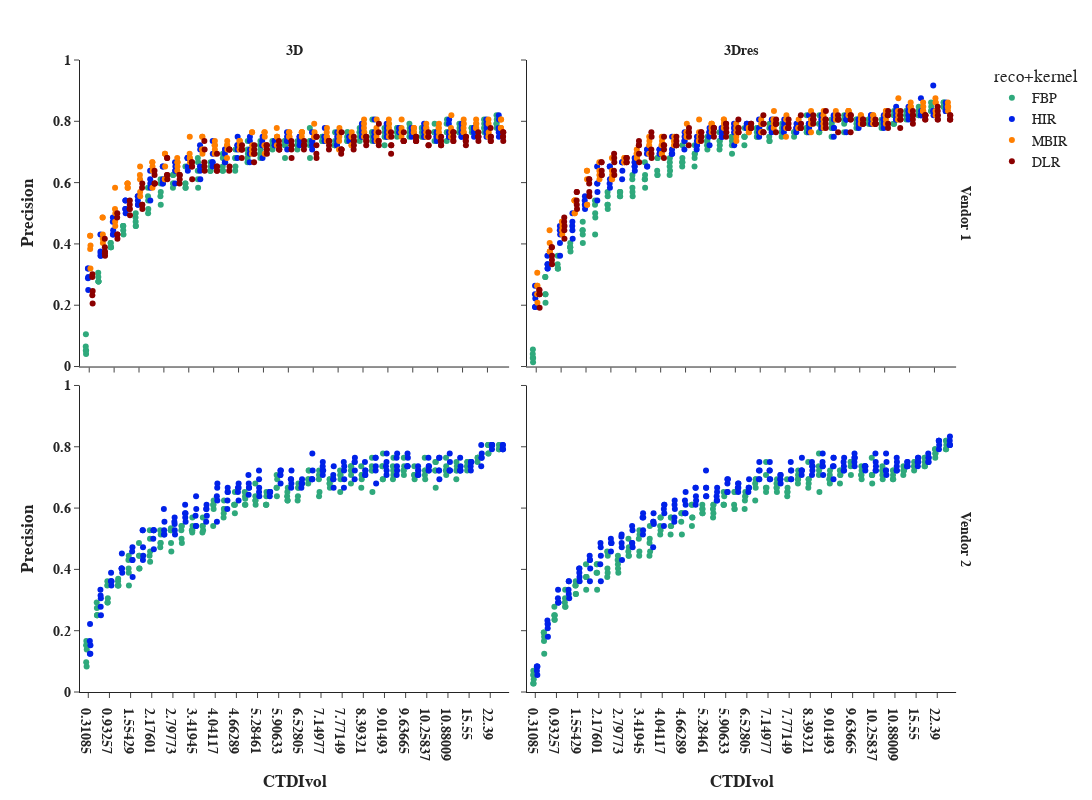

Notebook code for this chart:
### Code cell
lesion_seg_summary_rep_plot = lesion_seg_summary_rep[(lesion_seg_summary_rep["network"].isin(["<b>3D", "<b>3Dres"]))]
lesion_seg_summary_rep_plot = lesion_seg_summary_rep_plot[lesion_seg_summary_rep_plot["ct"].isin(["<b>Vendor 1", "<b>Vendor 2"])]

fig = px.strip(lesion_seg_summary_rep_plot,
             x="CTDIvol", y="precision",
             color="reco+kernel", facet_row="ct", facet_col="network",
             range_y=[0,1], template="simple_white", 
             hover_data=["recall", "F1-score"],
             color_discrete_sequence=["#2FA97C", "#0021E8", "#FF7F00", "darkred"],
             category_orders={"reco+kernel": ["FBP", "HIR", "MBIR", "DLR"],
                              "network": ["<b>3D", "<b>3Dres"],
                              "ct": ["<b>Vendor 1", "<b>Vendor 2"]})    

fig.update_xaxes(title_text="<b>CTDIvol", row=1)
fig.update_yaxes(title_text="<b>Precision", col=1)
fig.update_xaxes(tickprefix="<b>",ticksuffix ="</b>", matches=None)
fig.update_yaxes(tickprefix="<b>",ticksuffix ="</b>")

fig.update_layout(
    font_family="Arial",
    font_size=14,
    title_font_family="Arial",
    title_font_color="black",
    height=800,
    width=1100
    
)
fig.for_each_annotation(lambda a: a.update(text=a.text.split("=")[1]))

#fig.add_shape(type='rect', x0=4, x1=16, y0=0, y1=0.75, line=dict(color="darkgreen", width=2),fillcolor="lightgreen", row=1, col=1)
#fig.add_shape(type='rect', x0=4, x1=16, y0=0, y1=0.75, line=dict(color="darkgreen", width=2),fillcolor="lightgreen", row=1, col=2)

fig.show()
fig.write_image(os.path.join(output_dir, f"lesion_seg_precision_points_dicethreshold_{dice_detection_threshold}.png"))

### Figure 1 — Plotly figure (JSON) as saved in the notebook; plotly's stock layout.template omitted (floating-point values rounded to 4 significant figures; data arrays with more than 128 entries replaced by an {"elided": "..."} marker saying what was removed)
{"data": [{"alignmentgroup": "True", "boxpoints": "all", "customdata": {"elided": "170x2 float values"}, "fillcolor": "rgba(255,255,255,0)", "hoveron": "points", "hovertemplate": "reco+kernel=FBP<br>ct=<b>Vendor 1<br>network=<b>3D<br>CTDIvol=%{x}<br>precision=%{y}<br>recall=%{customdata[0]}<br>F1-score=%{customdata[1]}<extra></extra>", "legendgroup": "FBP", "line": {"color": "rgba(255,255,255,0)"}, "marker": {"color": "#2FA97C"}, "name": "FBP", "offsetgroup": "FBP", "orientation": "v", "pointpos": 0, "showlegend": true, "type": "box", "x": {"elided": "170 str values"}, "x0": " ", "xaxis": "x3", "y": {"elided": "170 float values"}, "y0": " ", "yaxis": "y3"}, {"alignmentgroup": "True", "boxpoints": "all", "customdata": {"elided": "200x2 float values"}, "fillcolor": "rgba(255,255,255,0)", "hoveron": "points", "hovertemplate": "reco+kernel=FBP<br>ct=<b>Vendor 2<br>network=<b>3D<br>CTDIvol=%{x}<br>precision=%{y}<br>recall=%{customdata[0]}<br>F1-score=%{customdata[1]}<extra></extra>", "legendgroup": "FBP", "line": {"color": "rgba(255,255,255,0)"}, "marker": {"color": "#2FA97C"}, "name": "FBP", "offsetgroup": "FBP", "orientation": "v", "pointpos": 0, "showlegend": false, "type": "box", "x": {"elided": "200 str values"}, "x0": " ", "xaxis": "x", "y": {"elided": "200 float values"}, "y0": " ", "yaxis": "y"}, {"alignmentgroup": "True", "boxpoints": "all", "customdata": {"elided": "170x2 float values"}, "fillcolor": "rgba(255,255,255,0)", "hoveron": "points", "hovertemplate": "reco+kernel=FBP<br>ct=<b>Vendor 1<br>network=<b>3Dres<br>CTDIvol=%{x}<br>precision=%{y}<br>recall=%{customdata[0]}<br>F1-score=%{customdata[1]}<extra></extra>", "legendgroup": "FBP", "line": {"color": "rgba(255,255,255,0)"}, "marker": {"color": "#2FA97C"}, "name": "FBP", "offsetgroup": "FBP", "orientation": "v", "pointpos": 0, "showlegend": false, "type": "box", "x": {"elided": "170 str values"}, "x0": " ", "xaxis": "x4", "y": {"elided": "170 float values"}, "y0": " ", "yaxis": "y4"}, {"alignmentgroup": "True", "boxpoints": "all", "customdata": {"elided": "200x2 float values"}, "fillcolor": "rgba(255,255,255,0)", "hoveron": "points", "hovertemplate": "reco+kernel=FBP<br>ct=<b>Vendor 2<br>network=<b>3Dres<br>CTDIvol=%{x}<br>precision=%{y}<br>recall=%{customdata[0]}<br>F1-score=%{customdata[1]}<extra></extra>", "legendgroup": "FBP", "line": {"color": "rgba(255,255,255,0)"}, "marker": {"color": "#2FA97C"}, "name": "FBP", "offsetgroup": "FBP", "orientation": "v", "pointpos": 0, "showlegend": false, "type": "box", "x": {"elided": "200 str values"}, "x0": " ", "xaxis": "x2", "y": {"elided": "200 float values"}, "y0": " ", "yaxis": "y2"}, {"alignmentgroup": "True", "boxpoints": "all", "customdata": {"elided": "170x2 float values"}, "fillcolor": "rgba(255,255,255,0)", "hoveron": "points", "hovertemplate": "reco+kernel=HIR<br>ct=<b>Vendor 1<br>network=<b>3D<br>CTDIvol=%{x}<br>precision=%{y}<br>recall=%{customdata[0]}<br>F1-score=%{customdata[1]}<extra></extra>", "legendgroup": "HIR", "line": {"color": "rgba(255,255,255,0)"}, "marker": {"color": "#0021E8"}, "name": "HIR", "offsetgroup": "HIR", "orientation": "v", "pointpos": 0, "showlegend": true, "type": "box", "x": {"elided": "170 str values"}, "x0": " ", "xaxis": "x3", "y": {"elided": "170 float values"}, "y0": " ", "yaxis": "y3"}, {"alignmentgroup": "True", "boxpoints": "all", "customdata": {"elided": "200x2 float values"}, "fillcolor": "rgba(255,255,255,0)", "hoveron": "points", "hovertemplate": "reco+kernel=HIR<br>ct=<b>Vendor 2<br>network=<b>3D<br>CTDIvol=%{x}<br>precision=%{y}<br>recall=%{customdata[0]}<br>F1-score=%{customdata[1]}<extra></extra>", "legendgroup": "HIR", "line": {"color": "rgba(255,255,255,0)"}, "marker": {"color": "#0021E8"}, "name": "HIR", "offsetgroup": "HIR", "orientation": "v", "pointpos": 0, "showlegend": false, "type": "box", "x": {"elided": "200 str values"}, "x0": " ", "xaxis": "x", "y": {"elided": "200 float values"}, "y0": " ", "yaxis": "y"}, {"alignmentgroup": "True", "boxpoints": "all", "customdata": {"elided": "170x2 float values"}, "fillcolor": "rgba(255,255,255,0)", "hoveron": "points", "hovertemplate": "reco+kernel=HIR<br>ct=<b>Vendor 1<br>network=<b>3Dres<br>CTDIvol=%{x}<br>precision=%{y}<br>recall=%{customdata[0]}<br>F1-score=%{customdata[1]}<extra></extra>", "legendgroup": "HIR", "line": {"color": "rgba(255,255,255,0)"}, "marker": {"color": "#0021E8"}, "name": "HIR", "offsetgroup": "HIR", "orientation": "v", "pointpos": 0, "showlegend": false, "type": "box", "x": {"elided": "170 str values"}, "x0": " ", "xaxis": "x4", "y": {"elided": "170 float values"}, "y0": " ", "yaxis": "y4"}, {"alignmentgroup": "True", "boxpoints": "all", "customdata": {"elided": "200x2 float values"}, "fillcolor": "rgba(255,255,255,0)", "hoveron": "points", "hovertemplate": "reco+kernel=HIR<br>ct=<b>Vendor 2<br>network=<b>3Dres<br>CTDIvol=%{x}<br>precision=%{y}<br>recall=%{customdata[0]}<br>F1-score=%{customdata[1]}<extra></extra>", "legendgroup": "HIR", "line": {"color": "rgba(255,255,255,0)"}, "marker": {"color": "#0021E8"}, "name": "HIR", "offsetgroup": "HIR", "orientation": "v", "pointpos": 0, "showlegend": false, "type": "box", "x": {"elided": "200 str values"}, "x0": " ", "xaxis": "x2", "y": {"elided": "200 float values"}, "y0": " ", "yaxis": "y2"}, {"alignmentgroup": "True", "boxpoints": "all", "customdata": {"elided": "170x2 float values"}, "fillcolor": "rgba(255,255,255,0)", "hoveron": "points", "hovertemplate": "reco+kernel=MBIR<br>ct=<b>Vendor 1<br>network=<b>3D<br>CTDIvol=%{x}<br>precision=%{y}<br>recall=%{customdata[0]}<br>F1-score=%{customdata[1]}<extra></extra>", "legendgroup": "MBIR", "line": {"color": "rgba(255,255,255,0)"}, "marker": {"color": "#FF7F00"}, "name": "MBIR", "offsetgroup": "MBIR", "orientation": "v", "pointpos": 0, "showlegend": true, "type": "box", "x": {"elided": "170 str values"}, "x0": " ", "xaxis": "x3", "y": {"elided": "170 float values"}, "y0": " ", "yaxis": "y3"}, {"alignmentgroup": "True", "boxpoints": "all", "customdata": {"elided": "170x2 float values"}, "fillcolor": "rgba(255,255,255,0)", "hoveron": "points", "hovertemplate": "reco+kernel=MBIR<br>ct=<b>Vendor 1<br>network=<b>3Dres<br>CTDIvol=%{x}<br>precision=%{y}<br>recall=%{customdata[0]}<br>F1-score=%{customdata[1]}<extra></extra>", "legendgroup": "MBIR", "line": {"color": "rgba(255,255,255,0)"}, "marker": {"color": "#FF7F00"}, "name": "MBIR", "offsetgroup": "MBIR", "orientation": "v", "pointpos": 0, "showlegend": false, "type": "box", "x": {"elided": "170 str values"}, "x0": " ", "xaxis": "x4", "y": {"elided": "170 float values"}, "y0": " ", "yaxis": "y4"}, {"alignmentgroup": "True", "boxpoints": "all", "customdata": {"elided": "170x2 float values"}, "fillcolor": "rgba(255,255,255,0)", "hoveron": "points", "hovertemplate": "reco+kernel=DLR<br>ct=<b>Vendor 1<br>network=<b>3D<br>CTDIvol=%{x}<br>precision=%{y}<br>recall=%{customdata[0]}<br>F1-score=%{customdata[1]}<extra></extra>", "legendgroup": "DLR", "line": {"color": "rgba(255,255,255,0)"}, "marker": {"color": "darkred"}, "name": "DLR", "offsetgroup": "DLR", "orientation": "v", "pointpos": 0, "showlegend": true, "type": "box", "x": {"elided": "170 str values"}, "x0": " ", "xaxis": "x3", "y": {"elided": "170 float values"}, "y0": " ", "yaxis": "y3"}, {"alignmentgroup": "True", "boxpoints": "all", "customdata": {"elided": "170x2 float values"}, "fillcolor": "rgba(255,255,255,0)", "hoveron": "points", "hovertemplate": "reco+kernel=DLR<br>ct=<b>Vendor 1<br>network=<b>3Dres<br>CTDIvol=%{x}<br>precision=%{y}<br>recall=%{customdata[0]}<br>F1-score=%{customdata[1]}<extra></extra>", "legendgroup": "DLR", "line": {"color": "rgba(255,255,255,0)"}, "marker": {"color": "darkred"}, "name": "DLR", "offsetgroup": "DLR", "orientation": "v", "pointpos": 0, "showlegend": false, "type": "box", "x": {"elided": "170 str values"}, "x0": " ", "xaxis": "x4", "y": {"elided": "170 float values"}, "y0": " ", "yaxis": "y4"}], "layout": {"annotations": [{"font": {}, "showarrow": false, "text": "<b>3D", "x": 0.24, "xanchor": "center", "xref": "paper", "y": 1, "yanchor": "bottom", "yref": "paper"}, {"font": {}, "showarrow": false, "text": "<b>3Dres", "x": 0.74, "xanchor": "center", "xref": "paper", "y": 1, "yanchor": "bottom", "yref": "paper"}, {"font": {}, "showarrow": false, "text": "<b>Vendor 2", "textangle": 90, "x": 0.98, "xanchor": "left", "xref": "paper", "y": 0.2425, "yanchor": "middle", "yref": "paper"}, {"font": {}, "showarrow": false, "text": "<b>Vendor 1", "textangle": 90, "x": 0.98, "xanchor": "left", "xref": "paper", "y": 0.7575, "yanchor": "middle", "yref": "paper"}], "boxmode": "group", "font": {"family": "Arial", "size": 14}, "height": 800, "legend": {"title": {"text": "reco+kernel"}, "tracegroupgap": 0}, "margin": {"t": 60}, "title": {"font": {"color": "black", "family": "Arial"}}, "width": 1100, "xaxis": {"anchor": "y", "domain": [0, 0.48], "tickprefix": "<b>", "ticksuffix": "</b>", "title": {"text": "<b>CTDIvol"}}, "xaxis2": {"anchor": "y2", "domain": [0.5, 0.98], "tickprefix": "<b>", "ticksuffix": "</b>", "title": {"text": "<b>CTDIvol"}}, "xaxis3": {"anchor": "y3", "domain": [0, 0.48], "showticklabels": false, "tickprefix": "<b>", "ticksuffix": "</b>"}, "xaxis4": {"anchor": "y4", "domain": [0.5, 0.98], "showticklabels": false, "tickprefix": "<b>", "ticksuffix": "</b>"}, "yaxis": {"anchor": "x", "domain": [0, 0.485], "range": [0, 1], "tickprefix": "<b>", "ticksuffix": "</b>", "title": {"text": "<b>Precision"}}, "yaxis2": {"anchor": "x2", "domain": [0, 0.485], "matches": "y", "showticklabels": false, "tickprefix": "<b>", "ticksuffix": "</b>"}, "yaxis3": {"anchor": "x3", "domain": [0.515, 1], "matches": "y", "range": [0, 1], "tickprefix": "<b>", "ticksuffix": "</b>", "title": {"text": "<b>Precision"}}, "yaxis4": {"anchor": "x4", "domain": [0.515, 1], "matches": "y", "showticklabels": false, "tickprefix": "<b>", "ticksuffix": "</b>"}}}
